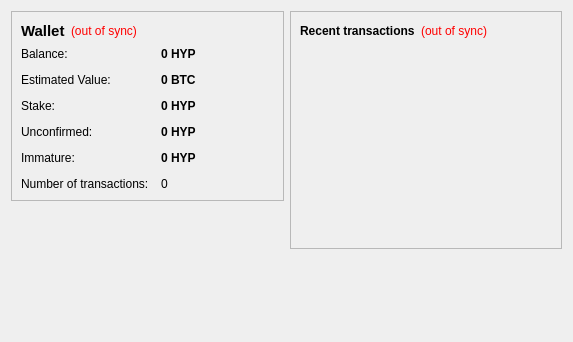
<?xml version="1.0" encoding="UTF-8"?>
<ui version="4.0">
 <class>OverviewPage</class>
 
 <widget class="QWidget" name="OverviewPage">
 
  <property name="geometry">
   <rect>
    <x>0</x>
    <y>0</y>
    <width>573</width>
    <height>342</height>
   </rect>
  </property>
  <property name="windowTitle">
   <string>Form</string>
  </property>
  <layout class="QHBoxLayout" name="horizontalLayout" stretch="1,1">
   <item>
    <layout class="QVBoxLayout" name="verticalLayout_2">
     <item>
      <widget class="QFrame" name="frame">
       <property name="frameShape">
        <enum>QFrame::StyledPanel</enum>
       </property>
       <property name="frameShadow">
        <enum>QFrame::Raised</enum>
       </property>
       <layout class="QVBoxLayout" name="verticalLayout_4">
        <item>
         <layout class="QHBoxLayout" name="horizontalLayout_4">
          <item>
           <widget class="QLabel" name="label_5">
            <property name="font">
             <font>
              <pointsize>11</pointsize>
              <weight>75</weight>
              <bold>true</bold>
             </font>
            </property>
            <property name="text">
             <string>Wallet</string>
            </property>
           </widget>
          </item>
          <item>
           <widget class="QLabel" name="labelWalletStatus">
            <property name="toolTip">
             <string>The displayed information may be out of date. Your wallet automatically synchronizes with the HyperStake network after a connection is established, but this process has not completed yet.</string>
            </property>
            <property name="styleSheet">
             <string notr="true">QLabel { color: red; }</string>
            </property>
            <property name="text">
             <string notr="true">(out of sync)</string>
            </property>
            <property name="alignment">
             <set>Qt::AlignLeading|Qt::AlignLeft|Qt::AlignVCenter</set>
            </property>
           </widget>
          </item>
          <item>
           <spacer name="horizontalSpacer_2">
            <property name="orientation">
             <enum>Qt::Horizontal</enum>
            </property>
            <property name="sizeHint" stdset="0">
             <size>
              <width>40</width>
              <height>20</height>
             </size>
            </property>
           </spacer>
          </item>
         </layout>
        </item>
		
		
		
        <item>
         <layout class="QFormLayout" name="formLayout_2">
          <property name="fieldGrowthPolicy">
           <enum>QFormLayout::AllNonFixedFieldsGrow</enum>
          </property>
          <property name="horizontalSpacing">
           <number>12</number>
          </property>
          <property name="verticalSpacing">
           <number>12</number>
          </property>
          <item row="0" column="0">
           <widget class="QLabel" name="label">
            <property name="text">
             <string>Balance:</string>
            </property>
           </widget>
          </item>
          <item row="0" column="1">
           <widget class="QLabel" name="labelBalance">
            <property name="font">
             <font>
              <weight>75</weight>
              <bold>true</bold>
             </font>
            </property>
            <property name="cursor">
             <cursorShape>IBeamCursor</cursorShape>
            </property>
            <property name="toolTip">
             <string>Your current balance</string>
            </property>
            <property name="text">
             <string notr="true">0 HYP</string>
            </property>
            <property name="textInteractionFlags">
             <set>Qt::LinksAccessibleByMouse|Qt::TextSelectableByKeyboard|Qt::TextSelectableByMouse</set>
            </property>
           </widget>
          </item>
  	  <item row="1" column="0">
	   <widget class="QLabel" name="labelValueText">
	    <property name="text">
	     <string>Estimated Value:</string>
	    </property>
	   </widget>
	  </item>
	  <item row="1" column="1">
	   <widget class="QLabel" name="labelValue">
    	    <property name="font">
             <font>
              <weight>75</weight>
              <bold>true</bold>
             </font>
            </property>
            <property name="toolTip">
             <string>Value of your holdings in BTC</string>
            </property>
            <property name="text">
             <string notr="true">0 BTC</string>
            </property>
            <property name="textInteractionFlags">
             <set>Qt::LinksAccessibleByMouse|Qt::TextSelectableByKeyboard|Qt::TextSelectableByMouse</set>
            </property>
           </widget>
          </item>

          <item row="2" column="0">
           <widget class="QLabel" name="label_6">
            <property name="text">
             <string>Stake:</string>
            </property>
           </widget>
          </item>
          <item row="2" column="1">
           <widget class="QLabel" name="labelStake">
            <property name="font">
             <font>
              <weight>75</weight>
              <bold>true</bold>
             </font>
            </property>
            <property name="cursor">
             <cursorShape>IBeamCursor</cursorShape>
            </property>
            <property name="toolTip">
             <string>Total of coins that was staked, and do not yet count toward the current balance</string>
            </property>
            <property name="text">
             <string notr="true">0 HYP</string>
            </property>
            <property name="textInteractionFlags">
             <set>Qt::LinksAccessibleByMouse|Qt::TextSelectableByKeyboard|Qt::TextSelectableByMouse</set>
            </property>
           </widget>
          </item>
          <item row="3" column="0">
           <widget class="QLabel" name="label_3">
            <property name="text">
             <string>Unconfirmed:</string>
            </property>
           </widget>
          </item>
          <item row="3" column="1">
           <widget class="QLabel" name="labelUnconfirmed">
            <property name="font">
             <font>
              <weight>75</weight>
              <bold>true</bold>
             </font>
            </property>
            <property name="cursor">
             <cursorShape>IBeamCursor</cursorShape>
            </property>
            <property name="toolTip">
             <string>Total of transactions that have yet to be confirmed, and do not yet count toward the current balance</string>
            </property>
            <property name="text">
             <string notr="true">0 HYP</string>
            </property>
            <property name="textInteractionFlags">
             <set>Qt::LinksAccessibleByMouse|Qt::TextSelectableByKeyboard|Qt::TextSelectableByMouse</set>
            </property>
           </widget>
          </item>
          <item row="4" column="0">
           <widget class="QLabel" name="labelImmatureText">
            <property name="text">
             <string>Immature:</string>
            </property>
           </widget>
          </item>
          <item row="4" column="1">
           <widget class="QLabel" name="labelImmature">
            <property name="font">
             <font>
              <weight>75</weight>
              <bold>true</bold>
             </font>
            </property>
            <property name="toolTip">
             <string>Mined balance that has not yet matured</string>
            </property>
            <property name="text">
             <string notr="true">0 HYP</string>
            </property>
            <property name="textInteractionFlags">
             <set>Qt::LinksAccessibleByMouse|Qt::TextSelectableByKeyboard|Qt::TextSelectableByMouse</set>
            </property>
           </widget>
          </item>
          <item row="5" column="0">
           <widget class="QLabel" name="label_2">
            <property name="text">
             <string>Number of transactions:</string>
            </property>
           </widget>
          </item>
          <item row="5" column="1">
           <widget class="QLabel" name="labelNumTransactions">
            <property name="toolTip">
             <string>Total number of transactions in wallet</string>
            </property>
            <property name="text">
             <string notr="true">0</string>
            </property>
           </widget>
          </item>
         </layout>
        </item>
       </layout>
      </widget>
     </item>
     <item>
      <spacer name="verticalSpacer">
       <property name="orientation">
        <enum>Qt::Vertical</enum>
       </property>
       <property name="sizeHint" stdset="0">
        <size>
         <width>20</width>
         <height>40</height>
        </size>
       </property>
      </spacer>
     </item>
     <item>
      <widget class="QLabel" name="coinLogo">
       <property name="text">
        <string/>
       </property>
       <property name="pixmap">
        <pixmap resource="../bitcoin.qrc">:/images/backg</pixmap>
       </property>
       <property name="scaledContents">
        <bool>false</bool>
       </property>
       <property name="alignment">
        <set>Qt::AlignCenter</set>
       </property>
       <property name="margin">
        <number>-2</number>
       </property>
      </widget>
     </item>
    </layout>
   </item>
   <item>
    <layout class="QVBoxLayout" name="verticalLayout_3">
     <item>
      <widget class="QFrame" name="frame_2">
       <property name="frameShape">
        <enum>QFrame::StyledPanel</enum>
       </property>
       <property name="frameShadow">
        <enum>QFrame::Raised</enum>
       </property>
       <layout class="QVBoxLayout" name="verticalLayout">
        <item>
         <layout class="QHBoxLayout" name="horizontalLayout_2">
          <item>
           <widget class="QLabel" name="label_4">
            <property name="text">
             <string>&lt;b&gt;Recent transactions&lt;/b&gt;</string>
            </property>
           </widget>
          </item>
          <item>
           <widget class="QLabel" name="labelTransactionsStatus">
            <property name="toolTip">
             <string>The displayed information may be out of date. Your wallet automatically synchronizes with the HyperStake network after a connection is established, but this process has not completed yet.</string>
            </property>
            <property name="styleSheet">
             <string notr="true">QLabel { color: red; }</string>
            </property>
            <property name="text">
             <string notr="true">(out of sync)</string>
            </property>
            <property name="alignment">
             <set>Qt::AlignRight|Qt::AlignTrailing|Qt::AlignVCenter</set>
            </property>
           </widget>
          </item>
          <item>
           <spacer name="horizontalSpacer">
            <property name="orientation">
             <enum>Qt::Horizontal</enum>
            </property>
            <property name="sizeHint" stdset="0">
             <size>
              <width>40</width>
              <height>20</height>
             </size>
            </property>
           </spacer>
          </item>
         </layout>
        </item>
        <item>
         <widget class="QListView" name="listTransactions">
          <property name="styleSheet">
           <string notr="true">QListView { background: transparent; }</string>
          </property>
          <property name="frameShape">
           <enum>QFrame::NoFrame</enum>
          </property>
          <property name="verticalScrollBarPolicy">
           <enum>Qt::ScrollBarAlwaysOff</enum>
          </property>
          <property name="horizontalScrollBarPolicy">
           <enum>Qt::ScrollBarAlwaysOff</enum>
          </property>
          <property name="selectionMode">
           <enum>QAbstractItemView::NoSelection</enum>
          </property>
         </widget>
        </item>
       </layout>
      </widget>
     </item>
     <item>
      <spacer name="verticalSpacer_2">
       <property name="orientation">
        <enum>Qt::Vertical</enum>
       </property>
       <property name="sizeHint" stdset="0">
        <size>
         <width>20</width>
         <height>40</height>
        </size>
       </property>
      </spacer>
     </item>
    </layout>
   </item>
  </layout>
 </widget>
 <resources/>
 <connections/>
</ui>
